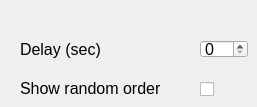
   <widget class="QWidget" name="pageSlideshow">
    <widget class="QCheckBox" name="slideshowRandomChk">
     <property name="geometry">
      <rect>
       <x>200</x>
       <y>80</y>
       <width>19</width>
       <height>18</height>
      </rect>
     </property>
     <property name="font">
      <font>
       <pointsize>12</pointsize>
      </font>
     </property>
     <property name="text">
      <string/>
     </property>
    </widget>
    <widget class="QLabel" name="label_12">
     <property name="geometry">
      <rect>
       <x>20</x>
       <y>80</y>
       <width>161</width>
       <height>16</height>
      </rect>
     </property>
     <property name="font">
      <font>
       <pointsize>12</pointsize>
      </font>
     </property>
     <property name="text">
      <string>Show random order</string>
     </property>
    </widget>
    <widget class="QSpinBox" name="slideshowDelaySpinbox">
     <property name="geometry">
      <rect>
       <x>200</x>
       <y>40</y>
       <width>48</width>
       <height>18</height>
      </rect>
     </property>
     <property name="font">
      <font>
       <pointsize>12</pointsize>
      </font>
     </property>
     <property name="toolTip">
      <string>&lt;html&gt;&lt;head/&gt;&lt;body&gt;&lt;p&gt;This sets the amount of time each image is displayed before the next image appears.  If set to zero then each image will be displayed until you manually move forward or backwards.  Note that you can also change this delay while the slideshow is active by pressing the zero to nine (0 - 9) keys.&lt;/p&gt;&lt;/body&gt;&lt;/html&gt;</string>
     </property>
    </widget>
    <widget class="QLabel" name="label_11">
     <property name="geometry">
      <rect>
       <x>20</x>
       <y>40</y>
       <width>111</width>
       <height>18</height>
      </rect>
     </property>
     <property name="font">
      <font>
       <pointsize>12</pointsize>
      </font>
     </property>
     <property name="toolTip">
      <string>&lt;html&gt;&lt;head/&gt;&lt;body&gt;&lt;p&gt;This sets the amount of time each image is displayed before the next image appears.  If set to zero then each image will be displayed until you manually move forward or backwards.  Note that you can also change this delay while the slideshow is active by pressing the zero to nine (0 - 9) keys.&lt;/p&gt;&lt;/body&gt;&lt;/html&gt;</string>
     </property>
     <property name="text">
      <string>Delay (sec)</string>
     </property>
    </widget>
   </widget>
